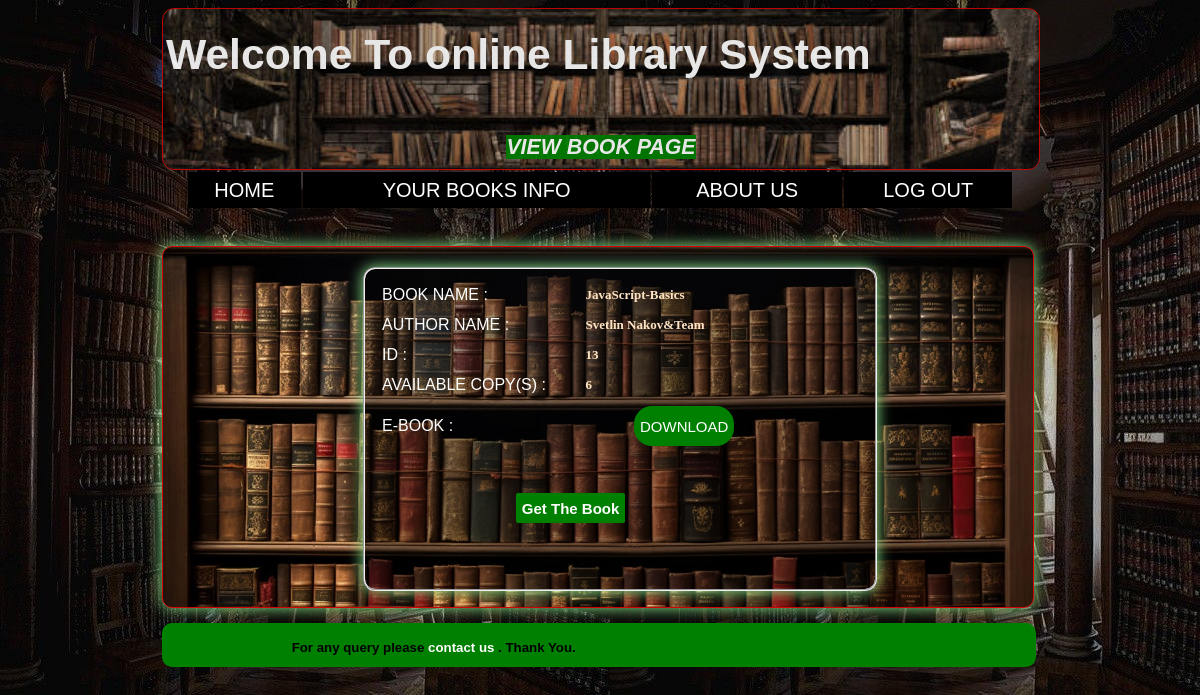
Page /view_book.php?id=13 on the committed database.
### tables this page shows
CREATE TABLE `book` (
  `b_id` varchar(255) NOT NULL,
  `booksname` varchar(50) NOT NULL,
  `authorname` varchar(50) NOT NULL,
  `copies` varchar(20) NOT NULL,
  `avl_cpy` int(100) NOT NULL,
  `dept` varchar(50) NOT NULL,
  `file_name` varchar(255) NOT NULL,
  `path` varchar(200) NOT NULL
);

### view_book.php (the view, shortened to what this page needs)
<?php
$msg = "";
include("conn.php");
$id = $_GET['id'];
$query = "select * from book where `book`.`b_id`= '$id'";
$query1 = mysqli_query($conn, $query);
$ros = mysqli_fetch_array($query1);
$book_name = $ros['booksname'];
$auth_name = $ros['authorname'];
$avl_cpy = $ros['avl_cpy'];
?>
<html>
<head>
</head>
<body>
  <div class="box">
    <table style=" font-size:16pt" align="center" width="100%" height="100%">
      <tr>
        <td style="color:white">
          <h1>
            <marquee>
              Welcome To online Library System
            </marquee>
          </h1>
        </td>
      </tr>
      <tr>
        <td align="center"><b><i>
              <mark style="background-color:green;color:white">VIEW BOOK PAGE</mark></i></b></td>
      </tr>
    </table>
  </div>
  <table id="table1">
    <tr>
      <td class="td1">
        <a href="sdb.php">HOME</a>
      </td>
      <td class="td1">
        <a href="sbooks.php">YOUR BOOKS INFO</a>
      </td>
      <td class="td1">
        <a href="">ABOUT US</a>
      </td>
      <td class="td1">
        <a href="index.php">LOG OUT</a>
      </td>
    </tr>
  </table>
  <br>
  <br>
  <div class="boxtwo" style="border:solid 1px #CF0403;border-radius: 10px; width:73.5%; height:360px; margin-left:13%;background-color:white">
    <fieldset style="background:rgba(0,0,0,0.38)" class="five">
      <form method="post">
        <table id="table2">
          <tr>
            <td class="td2">
              BOOK NAME :
            </td>
            <td class="td3">
              <?php echo $book_name; ?>
            </td>
          </tr>
          <tr>
            <td class="td2">
              AUTHOR NAME :
            </td>
            <td class="td3">
              <?php echo $auth_name; ?>
            </td>
          </tr>
          <tr>
            <td class="td2">
              ID :
            </td>
            <td class="td3">
              <?php echo $id; ?>
            </td>
          </tr>
          <tr>
            <td class="td2">
              AVAILABLE COPY(S) :
            </td>
            <td class="td3">
              <?php echo $avl_cpy; ?>
            </td>
          </tr>
          <tr>
            <td class="td2">
              E-BOOK :
            </td>
            <td class="td2">
              <input type="submit" name="sub" value="DOWNLOAD">
            </td>
          </tr>
          <tr>
            <td style="padding-top: 40px;padding-left: 95px">
              <input type="submit" value="Get The Book" name="rqst" style="background: green;border-radius: 2px;height: 30px;border: none;font-weight: bold;color: white">
            </td>
            <td style="color:yellow;font-weight:bold;text-align:center;padding-top:30px;padding-left:50px"><?php echo $msg; ?></td>
          </tr>
        </table>
      </form>
    </fieldset>
  </div>
  <div class="boxthree" style="background-color:green; border:solid 2px green;border-radius: 10px; width:73.5%; height:40px; margin-left:13%; margin-top:15px">
    <marquee behavior="alternate" direction="right" loop="1" style="margin-right:38%" align="center">
      <h5 style="line-height:1px;">For any query please <a href="aboutus.php">contact us</a> . Thank You.</h5>
    </marquee>
  </div>
</body>
</html>

### view_book.php (style rules this page uses)
body { background: url(2.jpg); font-family: 'Italic', sans-serif; }
#table1 { width: 70%; text-align: center; height: 40px; margin-left: 15%; font-size: 20px; }
#table2 { color: white; }
.td1 { padding: 1px; background-color: black; }
.td2 { padding: 5px; }
a { text-decoration: none; color: white; }
.box { width: 74%; height: 160px; border: solid 1px #CF0403; background-image: url("lib.jpeg"); background-size: cover; margin-left: 13%; opacity: .9; border-radius: 12px; }
.boxtwo { background-image: url("lg3.jpg"); background-size: cover; box-shadow: 0px 0px 15px lightgreen; border-radius: 12px; }
.five { padding: 10px 0px 10px 10px; width: 500PX; margin-top: 20px; margin-left: 23%; height: 300px; border-radius: 12px; margin-right: 5%; box-shadow: 0px 0px 15px lightgreen; font-size: 22px; }
.five input[type="submit"] { font-size: 15px; text-align: center; border: none; height: 40px; margin-left: 40%; background: green; color: #FFFFFF; border-radius: 18px; }
.td3 { font-size: 13px; font-family: cambria; color: bisque; font-weight: bold; }

### rows in the picture
book: booksname "JavaScript-Basics", authorname "Svetlin Nakov&Team", avl_cpy "6"

### other values in the picture
$id "13"
